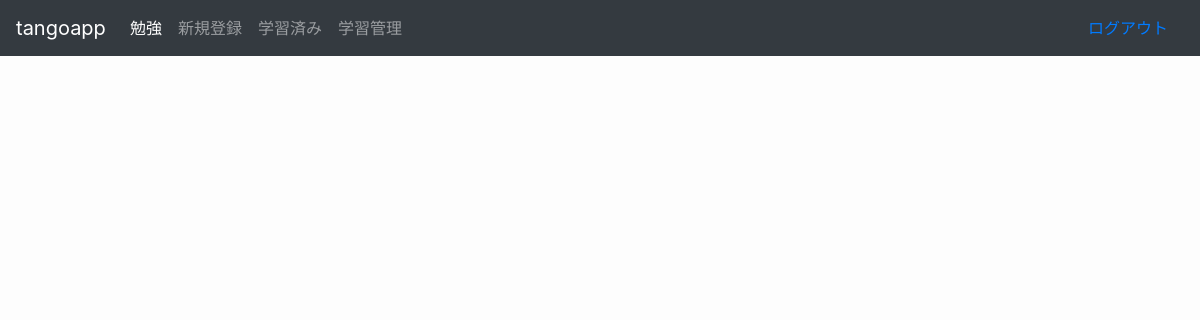
The page /complete (signed in) on the database as committed earlier.
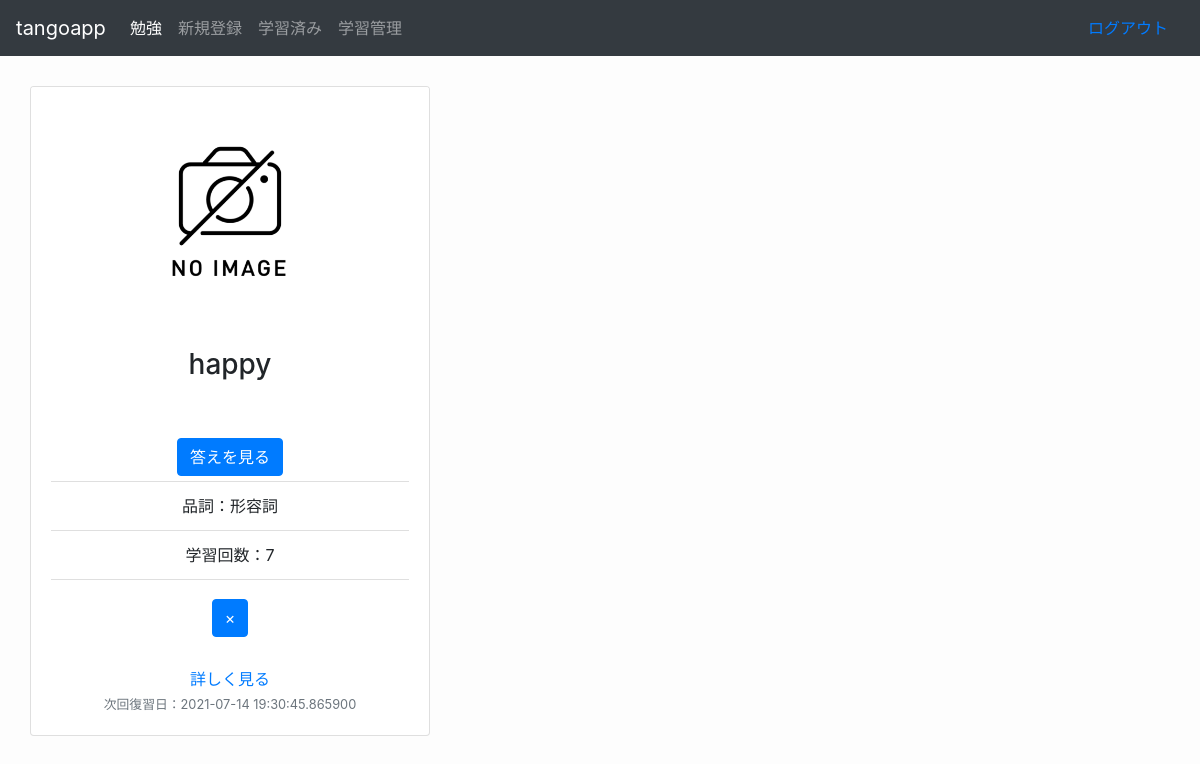
The same page on the database as committed later.
### models/models.py (models this page shows, shortened)
class List(Base):
    __tablename__ = 'lists'
    id = Column(Integer, primary_key=True)
    userid = Column(String(128))
    front = Column(String(128))
    back = Column(String(128))
    partofspeech = Column(Text)
    memo = Column(Text)
    sumcount = Column(Integer)
    count = Column(Integer)
    date = Column(DateTime, default=datetime.today())
    filename = Column(Text)

### app/app.py (the view)
@app.route("/complete")
def complete():
    if "user_name" in session:
        name = session["user_name"]
        studyALL = List.query.filter_by(userid=name).order_by(List.date.asc())
        return render_template("complete.html",studyALL=studyALL)
    else:
        return redirect(url_for("top",status="logout"))

### app/templates/complete.html (shortened to what this page needs)
{% extends "layout.html" %}
{% block time %}
{% for studyone in studyALL %}
{% if studyone.count　> 6 %}
<div class="card">
    <img src="static/images/noimage.png" class="card-img-top" alt="...">
    <div class="card-body">
        <h3 class="card-title">{{studyone.front}}</h3>
        <input class="btn btn-primary" style="margin: 5px;" type="button" value="答えを見る"
            onclick="clickBtn('{{studyone.id}}')" />
        <ul class="list-group list-group-flush">
            <li class="list-group-item">品詞：{{studyone.partofspeech}}</li>
            <li class="list-group-item"> 学習回数：{{studyone.sumcount}}</li>
        </ul>
        <form action="/repeats_complete/{{studyone.id}}" method="post" name="repeats_complete">
            <input class="btn btn-primary" style="margin-top: 20px; margin-bottom: 30px;"  type="submit" name="repeats_complete" value="×">
        </form>
        <a href="/pronounce/{{studyone.id}}" class="card-link">詳しく見る</a>
        <p class="card-text"><small class="text-muted">次回復習日：{{studyone.date}}</small></p>
    </div>
</div>
{% endif %}
{% endfor %}
{% endblock %}

### app/templates/layout.html (shortened to what this page needs)
<!DOCTYPE html>
<html lang="ja">
<head>
  <link rel="stylesheet" href="https://stackpath.bootstrapcdn.com/bootstrap/4.3.1/css/bootstrap.min.css">
  <link rel="stylesheet" type="text/css" href="{{ url_for('static',filename='css/style.css') }}">
</head>
<body>
  {% if "user_name" in session %}
  <nav class="navbar navbar-expand-lg sticky-top navbar-dark bg-dark">
    <a class="navbar-brand" href="index">tangoapp</a>
    <div class="collapse navbar-collapse" id="navbarTogglerDemo02" style>
      <ul class="navbar-nav mr-auto mt-2 mt-lg-0">
        <li class="nav-item active">
          <a class="nav-link" href="/studying">勉強 <span class="sr-only">(current)</span></a>
        </li>
        <li class="nav-item">
          <a class="nav-link" href="/new">新規登録</a>
        </li>
        <li class="nav-item">
          <a class="nav-link" href="/complete">学習済み</a>
        </li>
        <li class="nav-item">
          <a class="nav-link" href="/allstudying">学習管理</a>
        </li>
      </ul>
      <span class="nav-item">
        <a class="nav-link" href="/logout">ログアウト</a>
      </span>
    </div>
  </nav>
  {% endif %}
  <div class="text-center">
    {% block time %}
    {% endblock %}
  </div>
</body>
</html>

### app/static/css/style.css (style rules this page uses)
body { background-color: rgb(253, 253, 253); }
img { max-width: 960px; }
.card { width: 25rem; margin: 30px; }

Rows that differ between the two databases and show on the page:
now on this page (row edited): List: count 7 (drawn), front "happy", partofspeech "形容詞", sumcount "7", date "2021-07-14 19:30:45.865900"
